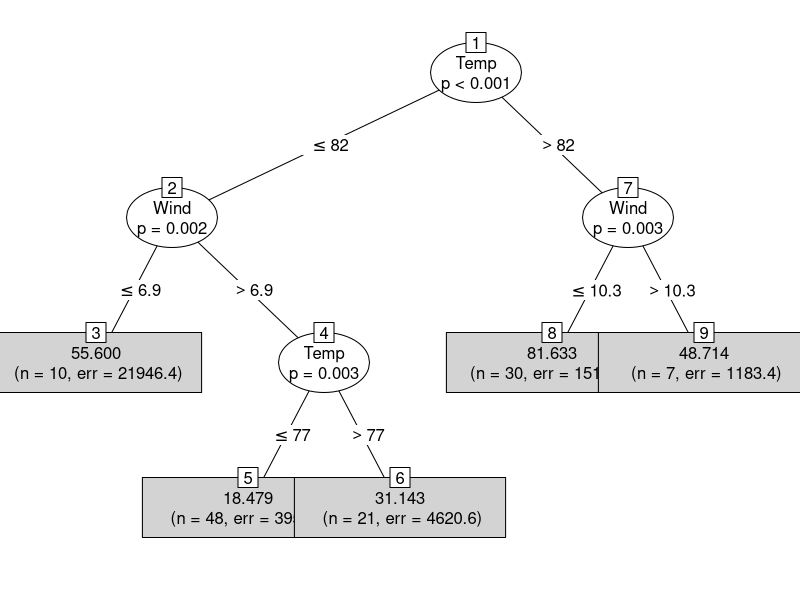

Reproduce this figure in R.
## ---- chunk 1
knitr::opts_chunk$set(echo = TRUE)
## ---- chunk 2
library(partykit)
## ---- chunk 3
airq <- subset(airquality, !is.na(Ozone))
airct <- ctree(Ozone ~ ., data = airq)
plot(airct, type = "simple")
